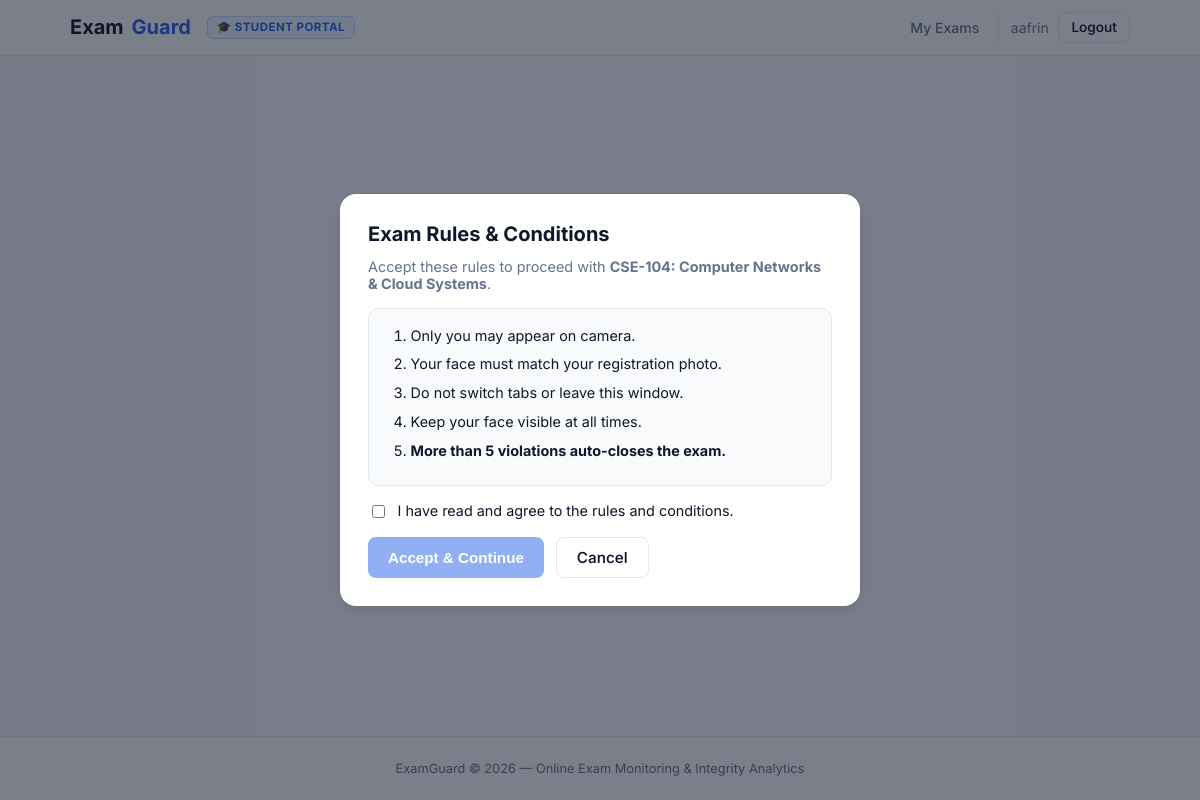
The app's page /exam/9/precheck (signed in) with its own data.
### app/models/models.py (models this page shows, shortened)
class User(UserMixin, db.Model):
    __tablename__ = "users"
    id = db.Column(db.Integer, primary_key=True)
    email = db.Column(db.String(120), unique=True, nullable=False, index=True)
    password_hash = db.Column(db.String(256), nullable=False)
    full_name = db.Column(db.String(120), nullable=False)
    role = db.Column(db.String(20), default="candidate")
    photo_path = db.Column(db.String(255))
    id_type = db.Column(db.String(40))
    id_number = db.Column(db.String(80))
    id_document_path = db.Column(db.String(255))
    id_verified = db.Column(db.Boolean, default=False)
    created_at = db.Column(db.DateTime, default=datetime.utcnow)
    academic_status = db.Column(db.String(50), default="Currently Studying")  # Currently Studying / Graduated / Beginner
    college = db.Column(db.String(200), default="")
    domain = db.Column(db.String(100), default="")  # B.Tech, MCA, BA, B.Sc, etc.
    department = db.Column(db.String(120), default="")  # CSE, ECE, Economics, Computer Applications, etc.
    year_of_study = db.Column(db.String(50), default="")  # 1st Year, 2nd Year, 3rd Year, 4th Year, Graduated, Beginner
    sessions = db.relationship("ExamSession", backref="candidate", lazy="dynamic")
    @property
    def is_profile_complete(self) -> bool:
        return bool(self.photo_path and self.id_document_path and self.id_verified)

class AvailableExam(db.Model):
    __tablename__ = "available_exams"
    id = db.Column(db.Integer, primary_key=True)
    title = db.Column(db.String(200), nullable=False)
    description = db.Column(db.Text, default="")
    duration_minutes = db.Column(db.Integer, default=60)
    total_questions = db.Column(db.Integer, default=10)
    subject = db.Column(db.String(80), default="General")
    target_domain = db.Column(db.String(100), default="All")  # B.Tech, MCA, BA, All, etc.
    target_department = db.Column(db.String(120), default="All")  # CSE, ECE, Economics, All, etc.
    target_year = db.Column(db.String(100), default="All")  # 1st Year, 2nd Year, etc., or All
    target_status = db.Column(db.String(100), default="All")  # Currently Studying, Graduated, Beginner, All
    is_active = db.Column(db.Boolean, default=True)
    created_at = db.Column(db.DateTime, default=datetime.utcnow)
    def is_eligible(self, user) -> tuple:
        if not user or not getattr(user, "is_authenticated", False):
            return False, "Login required"
        if getattr(user, "role", "") in ("admin", "invigilator"):
            return True, "Authorized (Faculty / Proctor Preview)"
        u_status = (getattr(user, "academic_status", "") or "").strip()
        u_domain = (getattr(user, "domain", "") or "").strip()
        u_dept = (getattr(user, "department", "") or "").strip()
        u_year = (getattr(user, "year_of_study", "") or "").strip()
        tgt_domain = (self.target_domain or "All").strip()
        tgt_dept = (self.target_department or "All").strip()
        tgt_year = (self.target_year or "All").strip()
        tgt_status = (self.target_status or "All").strip()
        if tgt_domain.lower() in ("all", "general", "any") and tgt_dept.lower() in ("all", "any"):
            return True, "Open assessment — available to all domains"
        if u_status.lower() == "beginner":
            if "beginner" in tgt_status.lower() or tgt_domain.lower() in ("all", "general"):
                return True, "Eligible for Beginner / Foundation level"
            return False, f"Degree curriculum exam ({tgt_domain} · {tgt_dept}). Recommended for enrolled/graduated students."
        if tgt_domain.lower() not in ("all", "any"):
            if tgt_domain.lower() not in u_domain.lower() and u_domain.lower() not in tgt_domain.lower():
                return False, f"Domain restricted: Requires {tgt_domain} (Your registered domain: {u_domain or 'Not set'})"
        if tgt_dept.lower() not in ("all", "any"):
            dept_matches = False
            if tgt_dept.lower() in u_dept.lower() or u_dept.lower() in tgt_dept.lower():
                dept_matches = True
            acronym_map = {
                "cse": ["computer science", "cse"],
                "ece": ["electronics", "ece"],
                "ai & data science": ["artificial intelligence", "data science", "ai", "ai & ds"],
                "eee": ["electrical", "eee"],
                "mechanical": ["mechanical", "mech"],
                "computer applications": ["computer applications", "mca", "software development"],
                "english": ["english", "literature"],
                "economics": ["economics", "economy"],
                "political science": ["political", "politics", "constitution"],
                "history": ["history", "civilization"],
                "psychology": ["psychology", "behavior"],
            }
            tgt_lower = tgt_dept.lower()
            for k, syns in acronym_map.items():
                if any(s in tgt_lower for s in syns) and any(s in u_dept.lower() for s in syns):
                    dept_matches = True
                    break
            if not dept_matches:
                return False, f"Department restricted: Requires {tgt_dept} (Your department: {u_dept or 'Not set'})"
        if tgt_year.lower() not in ("all", "any"):
            if u_year and tgt_year.lower() not in u_year.lower() and u_year.lower() not in tgt_year.lower():
                return False, f"Year restricted: Requires {tgt_year} (You are {u_year})"
        return True, f"Eligible for {u_domain} · {u_dept} students"

### app/routes/exam.py (the view)
@exam_bp.route("/exam/<int:exam_id>/precheck")
@login_required
def precheck(exam_id):
    if not current_user.is_profile_complete:
        flash("Complete ID verification first.", "warning")
        return redirect(url_for("auth.verify_id"))
    if not current_user.photo_path:
        flash("Registration face photo is required. Please re-register with a webcam photo.", "danger")
        return redirect(url_for("exam.candidate_home"))
    ensure_exam_catalog()
    exam = AvailableExam.query.get_or_404(exam_id)
    if not exam.is_active:
        flash("This test is not available.", "warning")
        return redirect(url_for("exam.candidate_home"))
    is_el, reason = exam.is_eligible(current_user)
    if not is_el:
        flash(f"Cannot take this exam: {reason}", "danger")
        return redirect(url_for("exam.candidate_home"))
    return render_template("precheck.html", exam=exam, max_violations=MAX_VIOLATIONS)

### app/routes/exam.py (called while the page is built)
def ensure_exam_catalog():
    seed_domain_catalog()

### app/services/exam_catalog.py (called while the page is built)
def get_all_catalog_exams():
    flattened = []
    for domain_key, domain_data in DOMAIN_CATALOG.items():
        domain_default = domain_data.get("target_domain", "B.Tech")
        dept_default = domain_data.get("target_department", domain_key)
        for exam in domain_data["exams"]:
            exam_copy = dict(exam)
            exam_copy["subject"] = domain_key
            exam_copy["domain_name"] = domain_data["domain_name"]
            exam_copy["domain_icon"] = domain_data["domain_icon"]
            exam_copy["target_domain"] = exam.get("target_domain", domain_default)
            exam_copy["target_department"] = exam.get("target_department", dept_default)
            exam_copy["target_year"] = exam.get("target_year", "All")
            exam_copy["target_status"] = exam.get("target_status", "All")
            flattened.append(exam_copy)
    return flattened

### templates/precheck.html (shortened to what this page needs)
{% extends "base.html" %}
{% block content %}
<div id="rulesModal" class="modal-overlay">
  <div class="modal-box">
    <h2 style="margin:0 0 0.75rem;font-size:1.25rem;">Exam Rules &amp; Conditions</h2>
    <p class="text-muted" style="font-size:0.9rem;margin:0 0 1rem;">
      Accept these rules to proceed with <strong>{{ exam.title }}</strong>.
    </p>
    <div class="rules-list">
      <ol>
        <li>Only you may appear on camera.</li>
        <li>Your face must match your registration photo.</li>
        <li>Do not switch tabs or leave this window.</li>
        <li>Keep your face visible at all times.</li>
        <li><strong>More than {{ max_violations }} violations auto-closes the exam.</strong></li>
      </ol>
    </div>
    <label class="rules-accept">
      <input type="checkbox" id="rulesCheckbox">
      <span>I have read and agree to the rules and conditions.</span>
    </label>
    <div class="flex gap-2 mt-2" style="flex-wrap:wrap;">
      <button type="button" class="btn btn-primary" id="acceptRulesBtn" disabled>Accept &amp; Continue</button>
      <a href="{{ url_for('exam.candidate_home') }}" class="btn btn-outline">Cancel</a>
    </div>
  </div>
</div>
{% endblock %}

### templates/base.html (shortened to what this page needs)
<!DOCTYPE html>
<html lang="en">
<head>
  <link rel="stylesheet" href="{{ url_for('static', filename='css/style.css') }}">
</head>
<body>
  <nav class="eg-nav">
    <div class="inner">
      <div style="display:flex;align-items:center;gap:1rem;">
        <a class="eg-logo" href="{{ url_for('auth.index') }}">Exam<span>Guard</span></a>
        {% if current_user.is_authenticated %}
          {% if current_user.role in ('invigilator', 'admin') %}
            <span class="nav-role-badge badge-admin">🛡️ Admin Console</span>
          {% else %}
            <span class="nav-role-badge badge-student">🎓 Student Portal</span>
          {% endif %}
        {% endif %}
      </div>
      <div class="eg-nav-right">
        {% if current_user.is_authenticated %}
          {% if current_user.role in ('invigilator', 'admin') %}
            <div class="nav-menu">
              <a href="{{ url_for('admin.dashboard') }}" class="nav-link">Overview</a>
              <a href="{{ url_for('admin.live_proctor') }}" class="nav-link nav-live">
                <span class="live-dot-pulse">●</span> Live Proctor
              </a>
              <a href="{{ url_for('admin.students') }}" class="nav-link">Students</a>
              <a href="{{ url_for('admin.manage_exams') }}" class="nav-link">Exams</a>
              <a href="{{ url_for('admin.analytics') }}" class="nav-link">Analytics</a>
            </div>
          {% else %}
            <div class="nav-menu">
              <a href="{{ url_for('exam.candidate_home') }}" class="nav-link">My Exams</a>
            </div>
          {% endif %}
          <div class="user-pill">
            <span class="eg-user">{{ current_user.full_name }}</span>
            <a class="btn btn-outline btn-sm" href="{{ url_for('auth.logout') }}">Logout</a>
          </div>
        {% else %}
          <div class="nav-menu">
            <a href="{{ url_for('auth.login', role='candidate') }}" class="nav-link">Student Login</a>
            <a href="{{ url_for('auth.login', role='invigilator') }}" class="nav-link">Admin Login</a>
            <a href="{{ url_for('auth.register') }}" class="btn btn-primary btn-sm">Register</a>
          </div>
        {% endif %}
      </div>
    </div>
  </nav>
  <main class="eg-main">
    {% block content %}{% endblock %}
  </main>
  <footer class="eg-footer">
    <div class="footer-inner">
      <div>ExamGuard &copy; 2026 — Online Exam Monitoring &amp; Integrity Analytics</div>
    </div>
  </footer>
</body>
</html>

### static/css/style.css (style rules this page uses)
:root { --primary: #2563eb; --primary-dark: #1d4ed8; --danger: #dc2626; --warning: #d97706; --success: #16a34a; --bg: #ffffff; --surface: #f8fafc; --border: #e2e8f0; --text: #0f172a; --muted: #64748b; --radius: 12px; --shadow: 0 1px 3px rgba(0,0,0,.06), 0 1px 2px rgba(0,0,0,.04); --shadow-md: 0 4px 12px rgba(0,0,0,.08); }
* { box-sizing: border-box; }
body { margin: 0; font-family: "Inter", system-ui, -apple-system, "Segoe UI", Roboto, sans-serif; background: var(--surface); color: var(--text); min-height: 100vh; display: flex; flex-direction: column; }
a { color: var(--primary); text-decoration: none; }
.eg-nav { background: #fff; border-bottom: 1px solid var(--border); padding: 0.75rem 0; position: sticky; top: 0; z-index: 100; }
.eg-nav .inner { max-width: 1100px; margin: 0 auto; padding: 0 1.25rem; display: flex; align-items: center; justify-content: space-between; }
.eg-logo { font-weight: 700; font-size: 1.25rem; color: var(--text); display: flex; align-items: center; gap: 0.5rem; text-decoration: none; }
.eg-logo span { color: var(--primary); }
.eg-nav-right { display: flex; align-items: center; gap: 0.75rem; }
.eg-user { font-size: 0.875rem; color: var(--muted); }
.eg-main { flex: 1; max-width: 1100px; width: 100%; margin: 0 auto; padding: 2rem 1.25rem; }
.btn { display: inline-flex; align-items: center; justify-content: center; gap: 0.4rem; padding: 0.65rem 1.25rem; border-radius: 8px; font-size: 0.95rem; font-weight: 550; border: none; cursor: pointer; transition: background .15s, transform .1s; text-decoration: none; }
.btn-primary { background: var(--primary); color: #fff; }
.btn-outline { background: #fff; color: var(--text); border: 1px solid var(--border); }
.btn-sm { padding: 0.4rem 0.75rem; font-size: 0.85rem; }
.eg-footer { text-align: center; padding: 1.5rem; font-size: 0.8rem; color: var(--muted); border-top: 1px solid var(--border); background: #fff; }
.text-muted { color: var(--muted); }
.mt-2 { margin-top: 1rem; }
.flex { display: flex; }
.gap-2 { gap: 0.75rem; }
button:disabled { opacity: 0.5; cursor: not-allowed; }
.modal-overlay { position: fixed; inset: 0; background: rgba(15, 23, 42, 0.55); display: flex; align-items: center; justify-content: center; z-index: 300; padding: 1rem; }
.modal-box { background: #fff; border-radius: 16px; box-shadow: var(--shadow-md); padding: 1.75rem; max-width: 520px; width: 100%; max-height: 90vh; overflow-y: auto; }
.rules-list { background: var(--surface); border: 1px solid var(--border); border-radius: 10px; padding: 1rem 1rem 1rem 1.5rem; margin-bottom: 1rem; font-size: 0.9rem; line-height: 1.5; }
.rules-list ol { margin: 0; padding-left: 1.1rem; }
.rules-list li { margin-bottom: 0.45rem; }
.rules-accept { display: flex; align-items: flex-start; gap: 0.6rem; font-size: 0.9rem; cursor: pointer; }
.rules-accept input { margin-top: 0.2rem; }
.nav-role-badge { font-size: 0.72rem; font-weight: 700; text-transform: uppercase; letter-spacing: 0.04em; padding: 0.2rem 0.55rem; border-radius: 6px; }
.badge-student { background: #eff6ff; color: var(--primary); border: 1px solid #bfdbfe; }
.nav-menu { display: flex; align-items: center; gap: 0.85rem; }
.nav-link { font-size: 0.88rem; color: var(--muted); font-weight: 500; padding: 0.25rem 0.4rem; }
.user-pill { display: flex; align-items: center; gap: 0.6rem; padding-left: 0.75rem; border-left: 1px solid var(--border); }

### records on screen
User: full_name "aafrin"
AvailableExam: title "CSE-104: Computer Networks & Cloud Systems"

### other values on screen
{{ max_violations }} "5"
